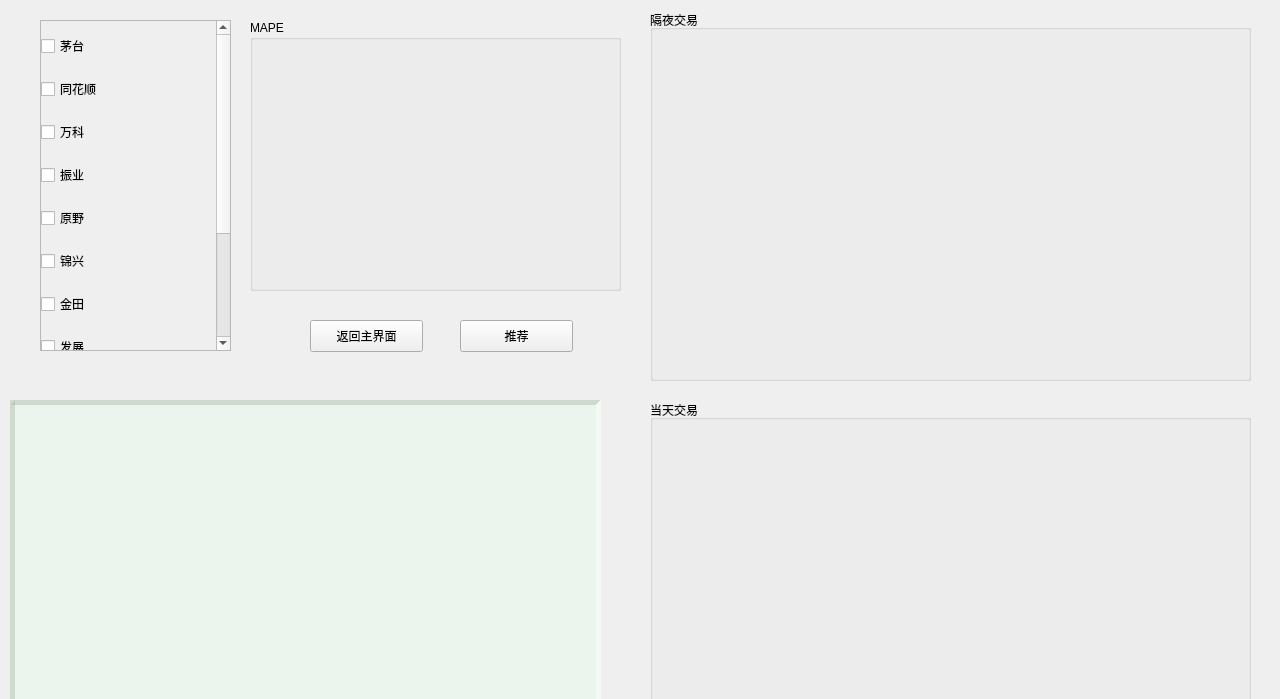
<?xml version="1.0" encoding="UTF-8"?>
<ui version="4.0">
 <class>Form</class>
 <widget class="QWidget" name="Form">
  <property name="geometry">
   <rect>
    <x>0</x>
    <y>0</y>
    <width>1280</width>
    <height>699</height>
   </rect>
  </property>
  <property name="windowTitle">
   <string>股票推荐</string>
  </property>
  <widget class="QGroupBox" name="groupBox_overnight">
   <property name="geometry">
    <rect>
     <x>650</x>
     <y>10</y>
     <width>601</width>
     <height>371</height>
    </rect>
   </property>
   <property name="title">
    <string>隔夜交易</string>
   </property>
  </widget>
  <widget class="QScrollArea" name="scrollArea">
   <property name="geometry">
    <rect>
     <x>40</x>
     <y>20</y>
     <width>191</width>
     <height>331</height>
    </rect>
   </property>
   <property name="minimumSize">
    <size>
     <width>0</width>
     <height>0</height>
    </size>
   </property>
   <property name="verticalScrollBarPolicy">
    <enum>Qt::ScrollBarAlwaysOn</enum>
   </property>
   <property name="horizontalScrollBarPolicy">
    <enum>Qt::ScrollBarAlwaysOff</enum>
   </property>
   <property name="widgetResizable">
    <bool>true</bool>
   </property>
   <widget class="QWidget" name="scrollAreaWidgetContents">
    <property name="geometry">
     <rect>
      <x>0</x>
      <y>0</y>
      <width>300</width>
      <height>500</height>
     </rect>
    </property>
    <property name="minimumSize">
     <size>
      <width>300</width>
      <height>500</height>
     </size>
    </property>
    <widget class="QWidget" name="widget" native="true">
     <property name="geometry">
      <rect>
       <x>0</x>
       <y>0</y>
       <width>181</width>
       <height>471</height>
      </rect>
     </property>
     <widget class="QWidget" name="verticalLayoutWidget">
      <property name="geometry">
       <rect>
        <x>0</x>
        <y>0</y>
        <width>181</width>
        <height>481</height>
       </rect>
      </property>
      <layout class="QVBoxLayout" name="verticalLayout">
       <item>
        <widget class="QCheckBox" name="checkBox_maotai">
         <property name="text">
          <string>茅台</string>
         </property>
        </widget>
       </item>
       <item>
        <widget class="QCheckBox" name="checkBox_tonghuashun">
         <property name="text">
          <string>同花顺</string>
         </property>
        </widget>
       </item>
       <item>
        <widget class="QCheckBox" name="checkBox_wanke">
         <property name="text">
          <string>万科</string>
         </property>
        </widget>
       </item>
       <item>
        <widget class="QCheckBox" name="checkBox_zhenye">
         <property name="text">
          <string>振业</string>
         </property>
        </widget>
       </item>
       <item>
        <widget class="QCheckBox" name="checkBox_yuanye">
         <property name="text">
          <string>原野</string>
         </property>
        </widget>
       </item>
       <item>
        <widget class="QCheckBox" name="checkBox_jinxing">
         <property name="text">
          <string>锦兴</string>
         </property>
        </widget>
       </item>
       <item>
        <widget class="QCheckBox" name="checkBox_jintian">
         <property name="text">
          <string>金田</string>
         </property>
        </widget>
       </item>
       <item>
        <widget class="QCheckBox" name="checkBox_fazhan">
         <property name="text">
          <string>发展</string>
         </property>
        </widget>
       </item>
       <item>
        <widget class="QCheckBox" name="checkBox_dasheng">
         <property name="text">
          <string>达声</string>
         </property>
        </widget>
       </item>
       <item>
        <widget class="QCheckBox" name="checkBox_baoan">
         <property name="text">
          <string>宝安</string>
         </property>
        </widget>
       </item>
       <item>
        <widget class="QCheckBox" name="checkBox_anda">
         <property name="text">
          <string>安达</string>
         </property>
        </widget>
       </item>
      </layout>
     </widget>
    </widget>
   </widget>
  </widget>
  <widget class="QGroupBox" name="groupBox_today">
   <property name="geometry">
    <rect>
     <x>650</x>
     <y>400</y>
     <width>601</width>
     <height>371</height>
    </rect>
   </property>
   <property name="title">
    <string>当天交易</string>
   </property>
  </widget>
  <widget class="QPushButton" name="pushButton_back">
   <property name="geometry">
    <rect>
     <x>310</x>
     <y>320</y>
     <width>113</width>
     <height>32</height>
    </rect>
   </property>
   <property name="text">
    <string>返回主界面</string>
   </property>
  </widget>
  <widget class="QTextBrowser" name="textBrowser">
   <property name="geometry">
    <rect>
     <x>10</x>
     <y>400</y>
     <width>591</width>
     <height>361</height>
    </rect>
   </property>
   <property name="styleSheet">
    <string notr="true">QTextBrowser{
background-color:rgba(231, 255, 232, 92);
}</string>
   </property>
   <property name="frameShape">
    <enum>QFrame::Panel</enum>
   </property>
   <property name="lineWidth">
    <number>5</number>
   </property>
  </widget>
  <widget class="QPushButton" name="pushButton_recommend">
   <property name="geometry">
    <rect>
     <x>460</x>
     <y>320</y>
     <width>113</width>
     <height>32</height>
    </rect>
   </property>
   <property name="text">
    <string>推荐</string>
   </property>
  </widget>
  <widget class="QGroupBox" name="groupBox_acc">
   <property name="geometry">
    <rect>
     <x>250</x>
     <y>20</y>
     <width>371</width>
     <height>271</height>
    </rect>
   </property>
   <property name="title">
    <string>MAPE</string>
   </property>
  </widget>
 </widget>
 <resources/>
 <connections/>
</ui>
